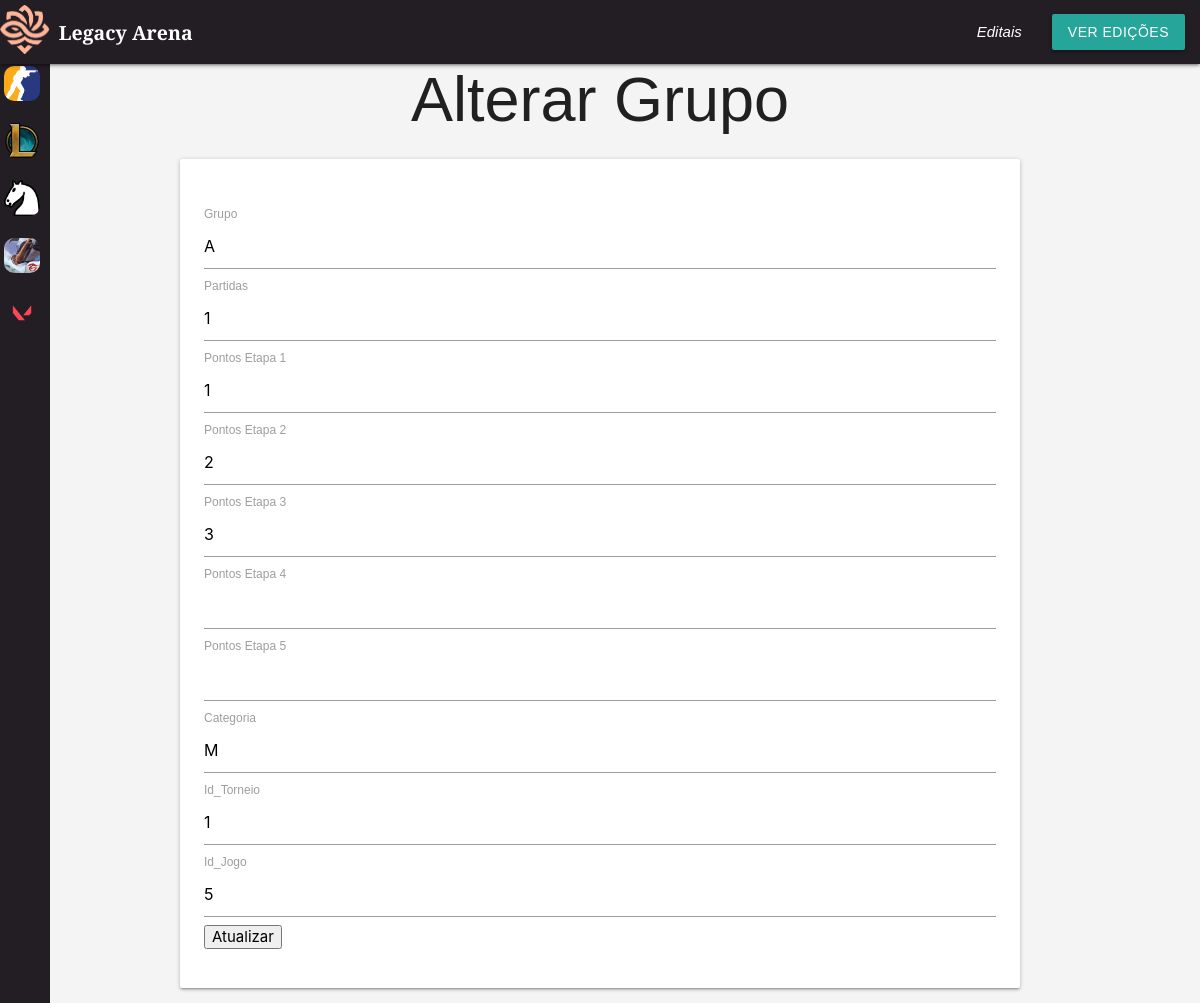
The page /crud/form-alterargrupo.php?id_atleta=9 on the database its author committed.
### tables this page shows
CREATE TABLE IF NOT EXISTS `rankingxadrez` (
  `grupo` char(7) NOT NULL,
  `id_atleta` int NOT NULL,
  `partidas` int NOT NULL,
  `pontose1` int NOT NULL,
  `pontose2` int NOT NULL,
  `pontose3` int NOT NULL,
  `pontose4` int DEFAULT NULL,
  `pontose5` int DEFAULT NULL,
  `pontosT` int NOT NULL,
  `categoria` varchar(255) NOT NULL,
  `id` int NOT NULL AUTO_INCREMENT,
  `id_torneio` int NOT NULL,
  `id_jogos` int NOT NULL,
  PRIMARY KEY (`id`),
  KEY `fk_id_torneiochess` (`id_torneio`) USING BTREE,
  KEY `fk_id_jogoschess` (`id_jogos`),
  KEY `fk_id_atletachess` (`id_atleta`)
);

### conexao.php (called while the page is built, shortened)
<?php
function executarSQL($conexao, $sql)
{
    $resultado = mysqli_query($conexao, $sql);
    return $resultado;
}

### crud/form-alterargrupo.php (the view, shortened to what this page needs)
<?php
include_once "../conexao.php";
$conexao = conectar();
include_once "header.php";
$id_equipe = $_GET['id_equipe'] ?? null;
$id_atleta = $_GET['id_atleta'] ?? null;
if ($id_atleta) {
    $sql_xadrez = "SELECT * FROM rankingxadrez WHERE id_atleta = $id_atleta";
    $resultado_xadrez = executarSQL($conexao, $sql_xadrez);
    $grupos = mysqli_fetch_assoc($resultado_xadrez);
}
?>
<!DOCTYPE html>
<html lang="pt-BR">
<head>
    <link type="text/css" rel="stylesheet" href="../css/style.css" media="screen,projection" />
</head>
<body>
    <main class="container"> <br>
        <h1 class="center-align">Alterar Grupo</h1>
        <div class="card-panel">
            <form action="alterargrupo.php" method="post" enctype="multipart/form-data">
                <br>
                <label>Grupo
                    <input type="text" name="grupo" value="<?= ($grupos['grupo']) ?>" required>
                </label><br>
                <label>Partidas
                    <input type="text" name="partidas" value="<?= ($grupos['partidas']) ?>" required>
                </label><br>
<?php  if($grupos['id_jogos'] == 5)  {?>
                <label>Pontos Etapa 1
                    <input type="text" name="pontose1" value="<?= ($grupos['pontose1']) ?>" required>
                </label><br>
                <label>Pontos Etapa 2
                    <input type="text" name="pontose2" value="<?= ($grupos['pontose2']) ?>" required>
                </label><br>
                <label>Pontos Etapa 3
                    <input type="text" name="pontose3" value="<?= ($grupos['pontose3']) ?>" required>
                </label><br>
                <label>Pontos Etapa 4
                    <input type="text" name="pontose4" value="<?= ($grupos['pontose4']) ?>" >
                </label><br>
                <label>Pontos Etapa 5
                    <input type="text" name="pontose5" value="<?= ($grupos['pontose5']) ?>" >
                </label><br>
                <label>Categoria
                    <input type="text" name="categoria" value="<?= ($grupos['categoria']) ?>" required>
                </label><br>
<?php } ?>
                <label>Id_Torneio
                    <input type="number" name="id_torneio" value="<?= ($grupos['id_torneio']) ?>" required>
                </label><br>
                <label>Id_Jogo
                    <input type="number" name="id_jogos" value="<?= ($grupos['id_jogos']) ?>" required>
                </label><br>
                <input type="submit" value="Atualizar">
            </form>
        </div>
    </main>
</body>
</html>

### rows shown on the page
rankingxadrez: grupo "A", partidas "1", pontose1 "1", pontose2 "2", pontose3 "3", categoria "M", id_torneio "1", id_jogos "5"
